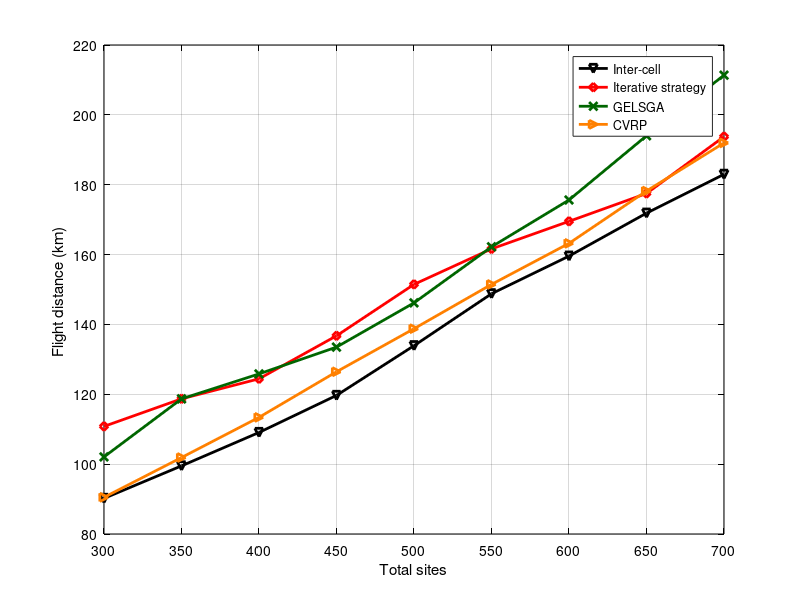

Recreate this plot in MATLAB. (Note: this script raises an error after producing the figure.)
x = [300 350 400 450 500 550 600 650 700];
y3 = [110.808	118.699	124.433	136.741	151.466	161.624	169.514	177.491	193.766]; % iterative
y4 = [90.1999	99.5025	109.068	119.676	133.91	148.785	159.562	171.861	182.979]; % inter-cell
y5 = [102.073	118.686	125.836	133.507	146.173	162.217	175.632	194.011	211.358];% GELSGA
y6 = [90.4979	101.89	113.396	126.447	138.776	151.461	163.21	178.201	191.965]; %CVRP
close all;
figure1 = figure;
% Create axes
axes1 = axes('Parent',figure1);
plot(x,y4,'-kv', 'LineWidth',2);
hold on;
grid on;
plot(x,y3,'-rd', 'LineWidth',2);
plot(x,y5,'-x','Color',[0 0.4 0], 'LineWidth',2);
plot(x,y6,'->','Color',[1 0.5 0], 'LineWidth',2);
xlabel('Total sites');
ylabel('Flight distance (km) ');
legend('Inter-cell','Iterative strategy', 'GELSGA', 'CVRP');
set(axes1,'XColor',[0 0 0],'YColor',[0 0 0]);
xticks([300 350 400 450 500 550 600 650 700]);
xlim([300 700]);
ytickformat('%,4.4g');
xtickformat('%,4.4g');
hold off;